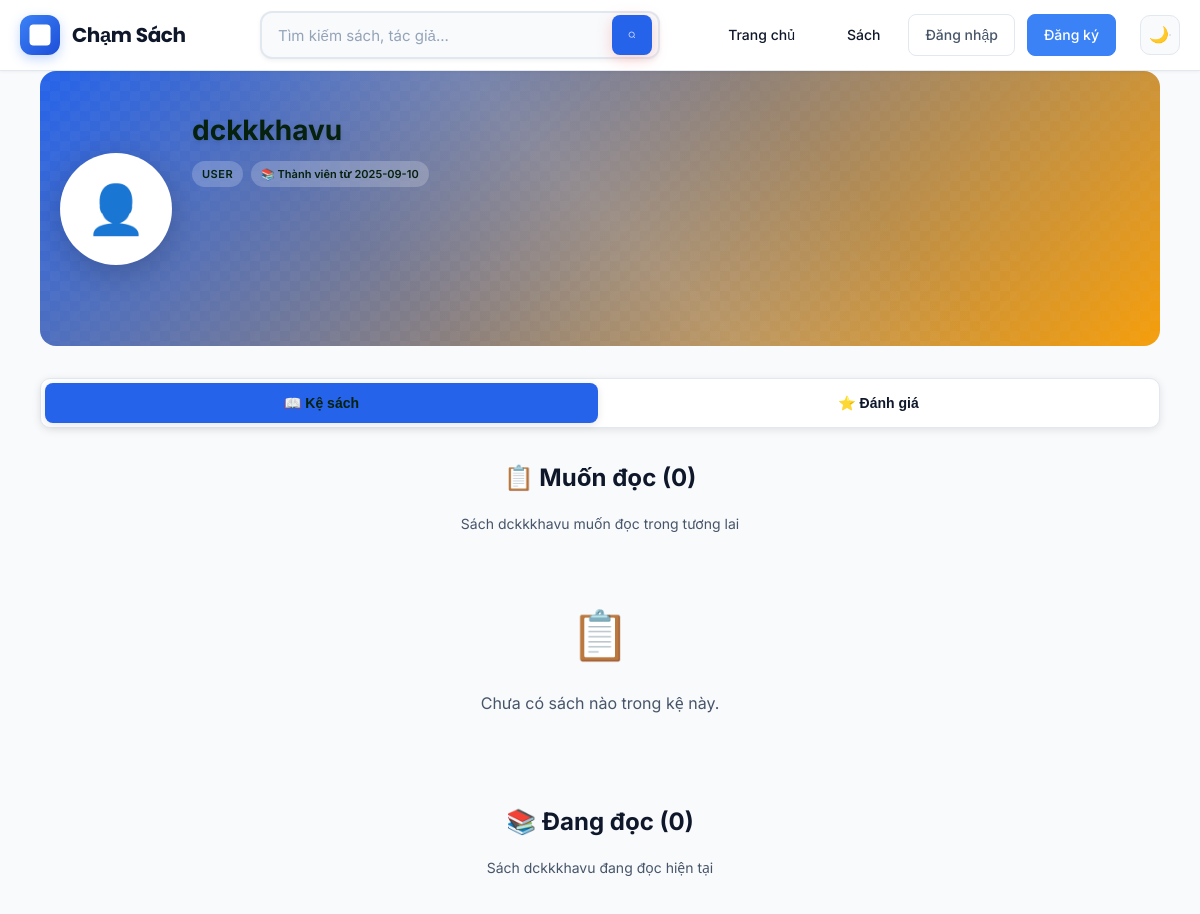
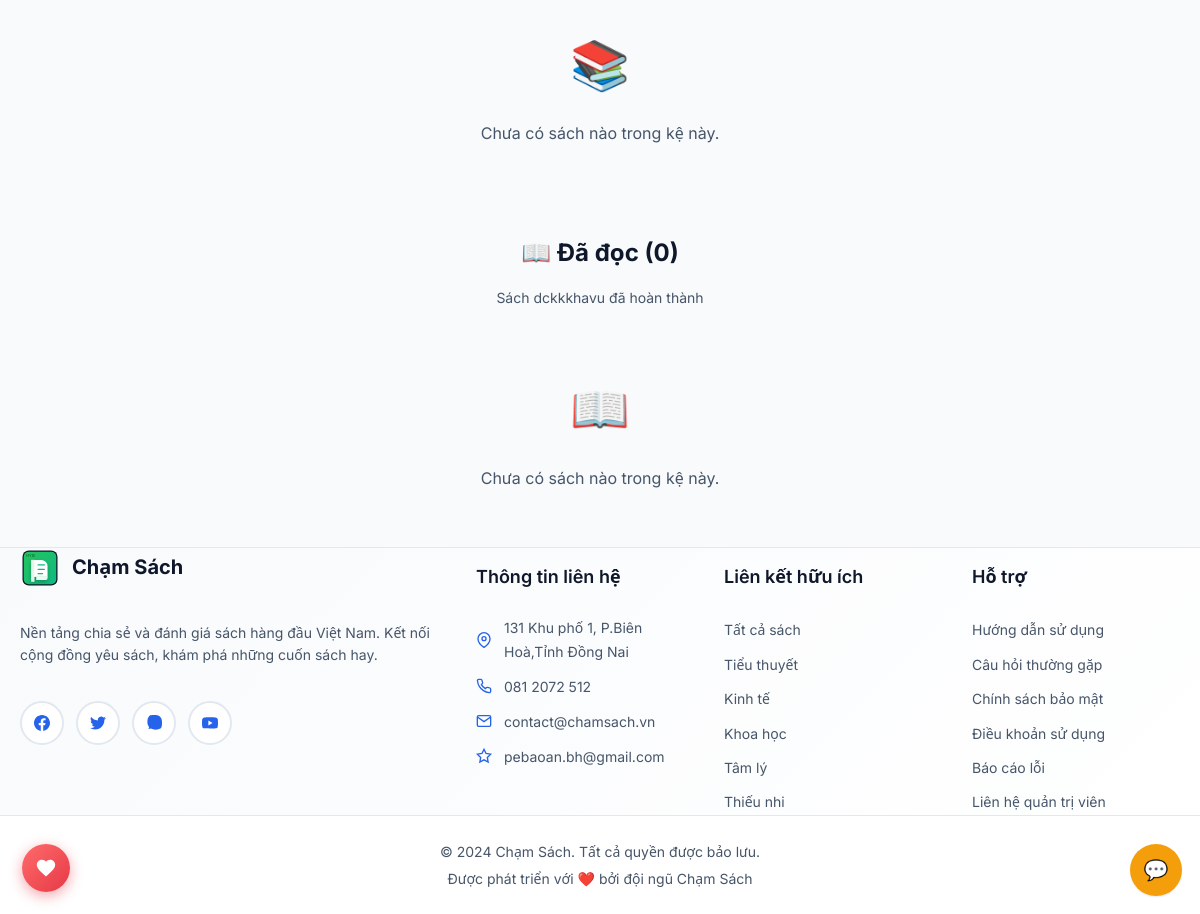
The page /users/2 on the database its author committed (2 pictures, top to bottom).
### models.py (models this page shows)
class User(db.Model):
    __tablename__ = "users"
    id = db.Column(db.Integer, primary_key=True)
    username = db.Column(db.String(150), unique=True, nullable=False, index=True)
    email = db.Column(db.String(255), unique=True)
    password_hash = db.Column(db.String(255), nullable=False)
    role = db.Column(db.String(20), nullable=False, default="user", index=True)
    created_at = db.Column(db.DateTime, nullable=False, default=datetime.utcnow)
    orders = db.relationship("Order", back_populates="user", lazy="selectin")

### app.py (the view)
    @app.route("/users/<int:user_id>")
    def user_profile(user_id: int):
        db = get_db()
        user = db.execute("SELECT id, username, role, created_at FROM users WHERE id=?", (user_id,)).fetchone()
        if not user:
            flash("Không tìm thấy người dùng.")
            return redirect(url_for("home"))
        is_following = False
        if session.get("user_id"):
            follow_row = db.execute("SELECT 1 FROM user_follows WHERE follower_id=? AND following_id=?", (session["user_id"], user_id)).fetchone()
            is_following = bool(follow_row)
        read_books = db.execute("""
            SELECT b.id, b.title, b.author, b.cover_url, us.added_at
            FROM books b
            JOIN user_shelves us ON b.id = us.book_id
            WHERE us.user_id = ? AND us.shelf_type = 'read'
            ORDER BY us.added_at DESC LIMIT 6
        """, (user_id,)).fetchall()
        reading_books = db.execute("""
            SELECT b.id, b.title, b.author, b.cover_url, us.added_at
            FROM books b
            JOIN user_shelves us ON b.id = us.book_id
            WHERE us.user_id = ? AND us.shelf_type = 'reading'
            ORDER BY us.added_at DESC LIMIT 6
        """, (user_id,)).fetchall()
        want_to_read_books = db.execute("""
            SELECT b.id, b.title, b.author, b.cover_url, us.added_at
            FROM books b
            JOIN user_shelves us ON b.id = us.book_id
            WHERE us.user_id = ? AND us.shelf_type = 'want_to_read'
            ORDER BY us.added_at DESC LIMIT 6
        """, (user_id,)).fetchall()
        recent_reviews = db.execute("""
            SELECT r.id, r.book_id, r.rating, r.content, r.created_at, b.title as book_title, b.cover_url
            FROM reviews r
            JOIN books b ON b.id = r.book_id
            WHERE r.reviewer = ? AND r.status = 'approved'
            ORDER BY r.created_at DESC LIMIT 5
        """, (user["username"],)).fetchall()
        followers_count = db.execute("SELECT COUNT(1) FROM user_follows WHERE following_id=?", (user_id,)).fetchone()[0]
        following_count = db.execute("SELECT COUNT(1) FROM user_follows WHERE follower_id=?", (user_id,)).fetchone()[0]
        return render_template("user_profile.html",
                             user=user,
                             is_following=is_following,
                             read_books=read_books,
                             reading_books=reading_books,
                             want_to_read_books=want_to_read_books,
                             recent_reviews=recent_reviews,
                             followers_count=followers_count,
                             following_count=following_count)

### templates/user_profile.html (shortened to what this page needs)
{% extends 'base.html' %}
{% block content %}
<div class="user-profile-page">
  <div class="profile-header" style="background: linear-gradient(135deg, var(--primary), var(--accent)); color: #06210e; padding: 40px 0; margin: -20px -20px 30px -20px; border-radius: 0 0 20px 20px; position: relative; overflow: hidden;">
    <div class="profile-header-bg" style="position: absolute; top: 0; left: 0; right: 0; bottom: 0; background: linear-gradient(45deg, rgba(255,255,255,0.1) 25%, transparent 25%, transparent 75%, rgba(255,255,255,0.1) 75%), linear-gradient(45deg, rgba(255,255,255,0.1) 25%, transparent 25%, transparent 75%, rgba(255,255,255,0.1) 75%); background-size: 20px 20px; background-position: 0 0, 10px 10px; opacity: 0.3;"></div>
    <div class="container" style="position: relative; z-index: 1;">
      <div class="profile-info" style="display: flex; align-items: center; gap: 24px; flex-wrap: wrap;">
        <div class="avatar-section" style="position: relative;">
          <div class="avatar-container" style="width: 120px; height: 120px; border-radius: 50%; overflow: hidden; border: 4px solid rgba(255,255,255,0.3); background: var(--panel); display: flex; align-items: center; justify-content: center; position: relative; box-shadow: 0 8px 32px rgba(0,0,0,0.2);">
            <div style="color: var(--muted); font-size: 48px; font-weight: 300;">👤</div>
          </div>
        </div>
        <div class="user-details" style="flex: 1; min-width: 200px;">
          <h1 style="margin: 0 0 8px 0; font-size: 32px; font-weight: 700; text-shadow: 0 2px 4px rgba(0,0,0,0.1);">{{ user.username }}</h1>
          <div class="user-badges" style="display: flex; gap: 8px; margin-bottom: 12px; flex-wrap: wrap;">
            <span class="role-badge" style="background: rgba(255,255,255,0.2); padding: 4px 12px; border-radius: 20px; font-size: 12px; font-weight: 600; text-transform: uppercase; letter-spacing: 0.5px;">
              {{ user.role }}
            </span>
            <span class="member-badge" style="background: rgba(255,255,255,0.2); padding: 4px 12px; border-radius: 20px; font-size: 12px; font-weight: 600;">
              📚 Thành viên từ {{ user.created_at[:10] }}
            </span>
          </div>
          <div class="user-stats" style="display: flex; gap: 24px; margin-top: 16px;">
          </div>
        </div>
      </div>
    </div>
  </div>
  <div class="profile-nav" style="margin-bottom: 30px;">
    <div class="nav-tabs" style="display: flex; gap: 4px; background: var(--panel); padding: 4px; border-radius: 12px; border: 1px solid var(--border);">
      <button class="nav-tab active" data-tab="shelves" style="flex: 1; padding: 12px 16px; border: none; background: var(--primary); color: #06210e; border-radius: 8px; font-weight: 600; cursor: pointer; transition: all 0.2s;">
        📖 Kệ sách
      </button>
      <button class="nav-tab" data-tab="reviews" style="flex: 1; padding: 12px 16px; border: none; background: transparent; color: var(--text); border-radius: 8px; font-weight: 600; cursor: pointer; transition: all 0.2s;">
        ⭐ Đánh giá
      </button>
    </div>
  </div>
  <div class="tab-content">
    <div id="shelves-tab" class="tab-panel active">
      <div class="shelves-grid" style="display: grid; gap: 30px;">
        <div class="shelf-section">
          <div class="shelf-header" style="text-align: center; margin-bottom: 20px;">
            <h2 style="margin: 0 0 8px 0; color: var(--text);">📋 Muốn đọc ({{ want_to_read_books|length }})</h2>
            <p class="muted">Sách {{ user.username }} muốn đọc trong tương lai</p>
          </div>
          {% if want_to_read_books %}
          <div class="books-grid" style="display: grid; grid-template-columns: repeat(auto-fill, minmax(150px, 1fr)); gap: 16px;">
            {% for book in want_to_read_books %}
            <div class="book-card" style="background: var(--panel); border: 1px solid var(--border); border-radius: 8px; padding: 12px; transition: transform 0.2s;">
              <a href="{{ url_for('book_detail', book_id=book.id) }}" style="text-decoration: none; color: inherit;">
                <img src="{{ book.cover_url or url_for('static', filename='placeholder.jpg') }}"
                     alt="{{ book.title }}" class="book-cover" style="width: 100%; height: 180px; object-fit: cover; border-radius: 6px; margin-bottom: 8px;">
                <h3 style="margin: 0 0 4px 0; font-size: 13px; line-height: 1.3; display: -webkit-box; -webkit-line-clamp: 2; -webkit-box-orient: vertical; overflow: hidden;">{{ book.title }}</h3>
                <p style="margin: 0; font-size: 11px; color: var(--text-secondary);">{{ book.author }}</p>
              </a>
            </div>
            {% endfor %}
          </div>
          {% else %}
          <div class="empty-shelf" style="text-align: center; padding: 40px 20px; color: var(--text-secondary);">
            <div style="font-size: 48px; margin-bottom: 16px;">📋</div>
            <p>Chưa có sách nào trong kệ này.</p>
          </div>
          {% endif %}
        </div>
        <div class="shelf-section">
          <div class="shelf-header" style="text-align: center; margin-bottom: 20px;">
            <h2 style="margin: 0 0 8px 0; color: var(--text);">📚 Đang đọc ({{ reading_books|length }})</h2>
            <p class="muted">Sách {{ user.username }} đang đọc hiện tại</p>
          </div>
          {% if reading_books %}
          <div class="books-grid" style="display: grid; grid-template-columns: repeat(auto-fill, minmax(150px, 1fr)); gap: 16px;">
            {% for book in reading_books %}
            <div class="book-card" style="background: var(--panel); border: 1px solid var(--border); border-radius: 8px; padding: 12px; transition: transform 0.2s;">
              <a href="{{ url_for('book_detail', book_id=book.id) }}" style="text-decoration: none; color: inherit;">
                <img src="{{ book.cover_url or url_for('static', filename='placeholder.jpg') }}"
                     alt="{{ book.title }}" class="book-cover" style="width: 100%; height: 180px; object-fit: cover; border-radius: 6px; margin-bottom: 8px;">
                <h3 style="margin: 0 0 4px 0; font-size: 13px; line-height: 1.3; display: -webkit-box; -webkit-line-clamp: 2; -webkit-box-orient: vertical; overflow: hidden;">{{ book.title }}</h3>
                <p style="margin: 0; font-size: 11px; color: var(--text-secondary);">{{ book.author }}</p>
              </a>
            </div>
            {% endfor %}
          </div>
          {% else %}
          <div class="empty-shelf" style="text-align: center; padding: 40px 20px; color: var(--text-secondary);">
            <div style="font-size: 48px; margin-bottom: 16px;">📚</div>
            <p>Chưa có sách nào trong kệ này.</p>
          </div>
          {% endif %}
        </div>
        <div class="shelf-section">
          <div class="shelf-header" style="text-align: center; margin-bottom: 20px;">
            <h2 style="margin: 0 0 8px 0; color: var(--text);">📖 Đã đọc ({{ read_books|length }})</h2>
            <p class="muted">Sách {{ user.username }} đã hoàn thành</p>
          </div>
          {% if read_books %}
          <div class="books-grid" style="display: grid; grid-template-columns: repeat(auto-fill, minmax(150px, 1fr)); gap: 16px;">
            {% for book in read_books %}
            <div class="book-card" style="background: var(--panel); border: 1px solid var(--border); border-radius: 8px; padding: 12px; transition: transform 0.2s;">
              <a href="{{ url_for('book_detail', book_id=book.id) }}" style="text-decoration: none; color: inherit;">
                <img src="{{ book.cover_url or url_for('static', filename='placeholder.jpg') }}"
                     alt="{{ book.title }}" class="book-cover" style="width: 100%; height: 180px; object-fit: cover; border-radius: 6px; margin-bottom: 8px;">
                <h3 style="margin: 0 0 4px 0; font-size: 13px; line-height: 1.3; display: -webkit-box; -webkit-line-clamp: 2; -webkit-box-orient: vertical; overflow: hidden;">{{ book.title }}</h3>
                <p style="margin: 0; font-size: 11px; color: var(--text-secondary);">{{ book.author }}</p>
              </a>
            </div>
            {% endfor %}
          </div>
          {% else %}
          <div class="empty-shelf" style="text-align: center; padding: 40px 20px; color: var(--text-secondary);">
            <div style="font-size: 48px; margin-bottom: 16px;">📖</div>
            <p>Chưa có sách nào trong kệ này.</p>
          </div>
          {% endif %}
        </div>
      </div>
    </div>
  </div>
</div>
{% endblock %}

### static/enhanced-styles.css (style rules this page uses)
:root { --white: #ffffff; --gray-50: #f9fafb; --gray-100: #f3f4f6; --gray-200: #e5e7eb; --gray-300: #d1d5db; --gray-400: #9ca3af; --gray-500: #6b7280; --gray-600: #4b5563; --gray-700: #374151; --gray-800: #1f2937; --gray-900: #111827; --success: #10b981; --warning: #f59e0b; --error: #ef4444; --info: #3b82f6; --bg-primary: var(--panel); --bg-secondary: var(--bg); --bg-tertiary: color-mix(in oklab, var(--panel) 92%, var(--bg)); --text-primary: var(--text); --text-secondary: var(--muted); --text-tertiary: color-mix(in oklab, var(--muted) 75%, var(--text)); --text-inverse: #ffffff; --border-light: var(--border); --border-medium: color-mix(in oklab, var(--border) 70%, var(--text) 30%); --border-dark: color-mix(in oklab, var(--border) 50%, var(--text) 50%); --shadow-sm: 0 1px 2px 0 rgba(0, 0, 0, 0.05); --shadow-md: 0 4px 6px -1px rgba(0, 0, 0, 0.1), 0 2px 4px -1px rgba(0, 0, 0, 0.06); --shadow-lg: var(--shadow); --shadow-xl: 0 20px 25px -5px rgba(0, 0, 0, 0.1), 0 10px 10px -5px rgba(0, 0, 0, 0.04); --shadow-2xl: 0 25px 50px -12px rgba(0, 0, 0, 0.25); --space-1: 0.25rem; --space-2: 0.5rem; --space-3: 0.75rem; --space-4: 1rem; --space-5: 1.25rem; --space-6: 1.5rem; --space-8: 2rem; --space-10: 2.5rem; --space-12: 3rem; --space-16: 4rem; --space-20: 5rem; --font-size-xs: 0.75rem; --font-size-sm: 0.875rem; --font-size-base: 1rem; --font-size-lg: 1.125rem; --font-size-xl: 1.25rem; --font-size-2xl: 1.5rem; --font-size-3xl: 1.875rem; --font-size-4xl: 2.25rem; --font-weight-normal: 400; --font-weight-medium: 500; --font-weight-semibold: 600; --font-weight-bold: 700; --font-weight-extrabold: 800; --line-height-tight: 1.25; --line-height-normal: 1.5; --line-height-relaxed: 1.75; --radius-sm: 0.25rem; --radius-md: 0.375rem; --radius-lg: 0.5rem; --radius-xl: 0.75rem; --radius-2xl: 1rem; --radius-3xl: 1.5rem; --radius-full: 9999px; --transition-fast: 150ms ease-in-out; --transition-normal: 250ms ease-in-out; --transition-slow: 350ms ease-in-out; --z-dropdown: 1000; --z-sticky: 1020; --z-fixed: 1030; --z-modal-backdrop: 1040; --z-modal: 1050; --z-popover: 1060; --z-tooltip: 1070; }

### static/layout-enhancements.css (style rules this page uses)
.container { max-width: 1500px !important; margin: 0 auto !important; padding: 0 20px !important; width: 100% !important; }
@media (min-width: 1200px) { .container { max-width: 1400px !important; } }

### rows shown on the page
User: username "dckkkhavu", role "USER", created_at "2025-09-10"

### other values the page prints
{{ want_to_read_books|length }} "0"
{{ reading_books|length }} "0"
{{ read_books|length }} "0"
